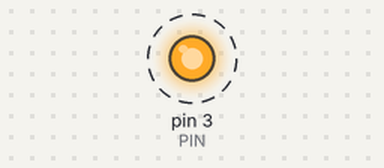
A program run on a simulated Raspberry Pi (header pin numbers). On the bench: output pins drawn as LEDs (lit = HIGH). Dashed ring = blinking.

Above: at 0.2 s.
Timing chart, 0 to 3.0 s (numbered marks = the images above):
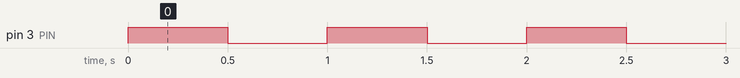

The program:

ledBlink.py
```python
# Habilitar GPIO
# sudo apt-get install python-dev
# sudo apt-get install python-rpi.gpio
# Habilitar i2c
# sudo apt-get install python-smbus

import RPi.GPIO as GPIO
import time

PIN = 3
GPIO.setmode(GPIO.BOARD)
GPIO.setup(PIN, GPIO.OUT)

while True:
	GPIO.output(PIN, GPIO.HIGH)
	time.sleep(0.5)
	GPIO.output(PIN, GPIO.LOW)
	time.sleep(0.5)
```

Measured:
- by itself, pin 3 (PIN): alternates HIGH for 0.50 s and LOW for 0.50 s
